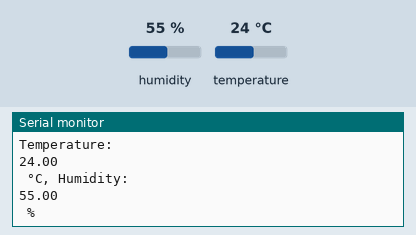
This sketch was run on a simulated ESP8266 (NodeMCU). Shown: the last lines printed to the serial monitor. The inputs (shaded band) are chosen by the test bench; at power-on: humidity 55 %, temperature 24 °C. WiFi joins after 1.5 s; servers stay silent unless stated.

Above: at 3.0 s.
3.1 s: humidity set to 22 %
At 5.3 s:
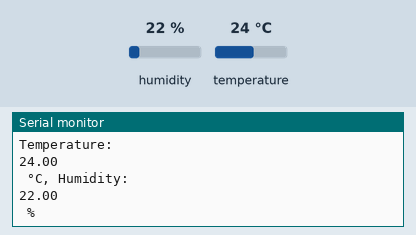
6.9 s: temperature set to 12 °C
10.7 s: humidity set to 40 %
At 11.7 s:
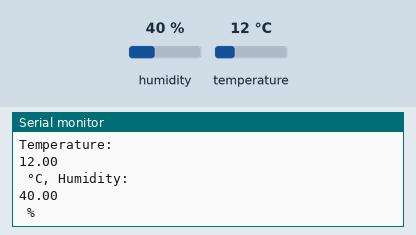
Timing chart, 0 to 13.7 s (numbered marks = the images above; inputs shaded):
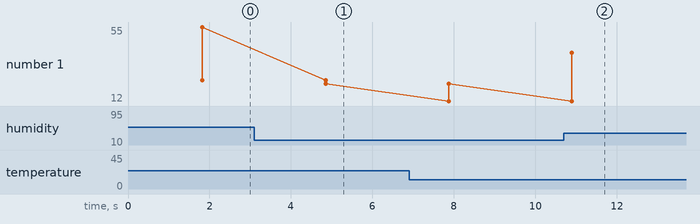

Measured:
- after the input at 3.1 s, the serial monitor: prints a new line after 1.8 s (image 1)
- after the input at 10.7 s, the serial monitor: prints a new line after 0.20 s (image 2)
- plotted number 1: 55 → 22 after the input at 3.1 s, 22 → 40 after the input at 10.7 s

The sketch:

weather.ino
```cpp
#include <dummy.h>

#define BLYNK_PRINT Serial
#define BLYNK_TEMPLATE_ID "TMPL69qcV8NtH"
#define BLYNK_TEMPLATE_NAME "humid"
#define BLYNK_AUTH_TOKEN "bjNT3YyVd_sdu0zF3qv-gTkZcJwpqhm1"

#include <ESP8266WiFi.h>
#include <BlynkSimpleEsp8266.h>
#include <DHT.h>

// Your WiFi credentials.
// Set password to "" for open networks.
char ssid[] = "telsuko";
char pass[] = "9030602705";

// Define the DHT sensor type and the pin it’s connected to
#define DHTTYPE DHT11   // DHT 11
#define DHTPIN D1       // Pin which is connected to the DHT sensor

// Initialize the DHT sensor
DHT dht(DHTPIN, DHTTYPE);

void setup()
{
  // Debug console
  Serial.begin(115200);
  dht.begin();
  Blynk.begin(BLYNK_AUTH_TOKEN, ssid, pass);
}

void loop()
{
  Blynk.run();
  float humidity = dht.readHumidity();
  float temperature = dht.readTemperature();

  if (isnan(humidity) || isnan(temperature)) {
    Serial.println("Failed to read from DHT sensor!");
    return;
  }

  Serial.println("Temperature: ");
  Serial.println(temperature);
  Serial.println(" °C, Humidity: ");
  Serial.println(humidity);
  Serial.println(" %");

  Blynk.virtualWrite(V0, humidity);
  Blynk.virtualWrite(V1, temperature);

  delay(3000); // Update every 3 seconds
}
```
